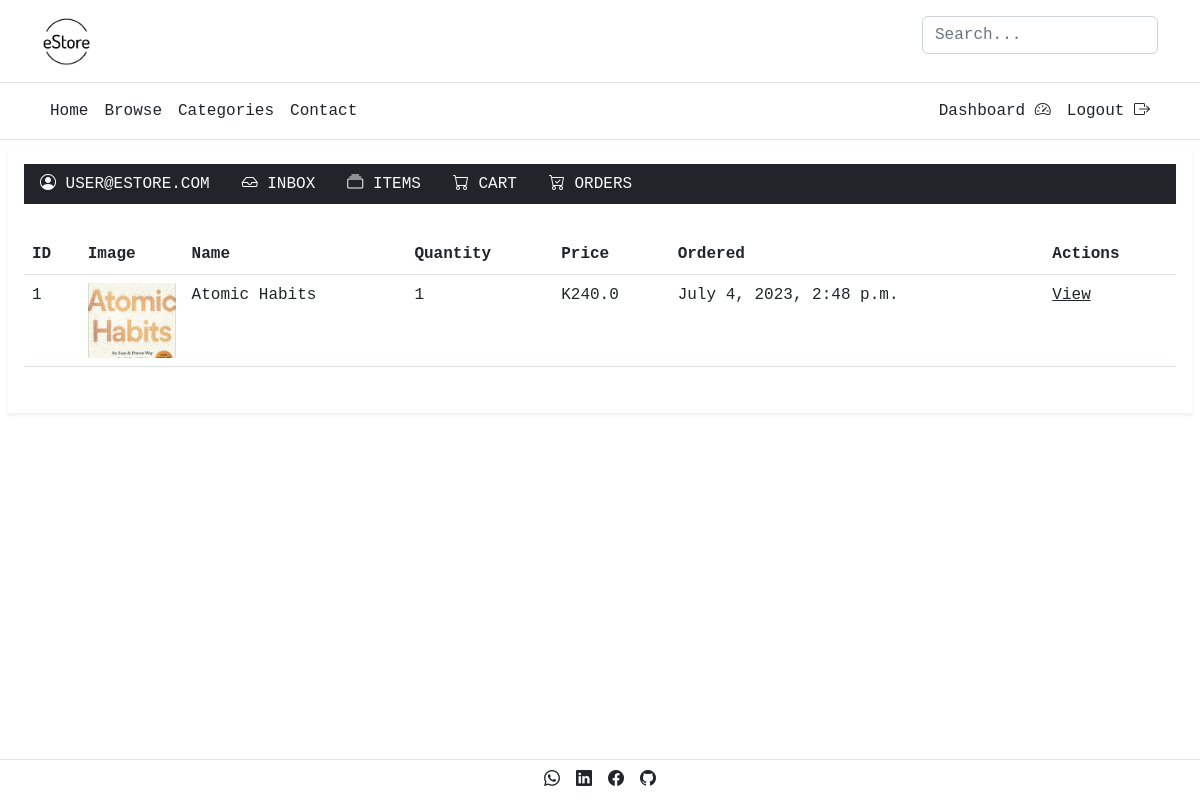
Page /cart/orders (signed in) on the committed database.
### cart/models.py (models this page shows, shortened)
class Order(models.Model):
    STATUSES = (
        ('pending', 'Pending'),
        ('delivered', 'Delivered'),
        ('failed', 'Failed')
    )
    cart = models.ForeignKey(Cart, related_name='cart', on_delete=models.CASCADE)
    ordered_on = models.DateTimeField(auto_now_add=True)
    additional_info = models.TextField(blank=True, null=True)
    status = models.CharField(choices=STATUSES, max_length=10, default='pending')

class Cart(models.Model):
    user = models.ForeignKey(User, related_name='user', on_delete=models.CASCADE)
    item = models.ForeignKey(Item, related_name='item', on_delete=models.CASCADE)
    quantity = models.IntegerField(default=1)
    total_price = models.FloatField(null=True, blank=True)
    created_on = models.DateTimeField(auto_now_add=True)
    modified_on = models.DateTimeField(auto_now=True)
    is_ordered = models.BooleanField(default=False)

### item/models.py (models this page shows, shortened)
class Item(models.Model):
    category = models.ForeignKey(Category, related_name='items', on_delete=models.CASCADE)
    name = models.CharField(max_length=255)
    description = models.TextField(blank=True, null=True)
    price = models.FloatField()
    image = models.ImageField(upload_to='item_images', blank=True, null=True)
    is_sold = models.BooleanField(default=False)
    created_by = models.ForeignKey(User, related_name='items', on_delete=models.CASCADE)
    created_at = models.DateTimeField(auto_now_add=True)
    viewed = models.IntegerField(default=1)
    class Meta:
        ordering = ('name',)

### cart/views.py (the view)
# urls.py: path('orders', views.orders, name='orders')
@login_required
def orders(request):
    orders = Order.objects.filter(cart__user=request.user)
    context = {'orders': orders}
    return render(request, 'cart/orders.html', context)

### cart/templates/cart/orders.html (shortened to what this page needs)
{% extends 'dashboard/base.html' %}
{% block dashboard_content %}
<div style="margin-top: 30px; margin-bottom: 30px;">
    <table class="table" id="table">
        <thead>
            <tr>
                <th>ID</th>
                <th>Image</th>
                <th>Name</th>
                <th>Quantity</th>
                <th>Price</th>
                <th>Ordered</th>
                <th>Actions</th>
            </tr>
        </thead>
        <tbody>
            {% for order in orders %}
                <tr>
                    <td>{{ order.id }}</td>
                    <td><a href="{% url 'item:detail' order.cart.item.id %}"><img src="{{ order.cart.item.image.url }}" alt="{{ order.cart.item.name }}" class="small-item-cover-img"></a></td>
                    <td><a href="{% url 'item:detail' order.cart.item.id %}" class="text-decoration-none text-dark">{{ order.cart.item.name }}</a></td>
                    <td>{{ order.cart.quantity }}</td>
                    <td>K{{ order.cart.total_price }}</td>
                    <td>{{ order.ordered_on }}</td>
                    <td>
                        <a href="" class="text-dark text-decoration-underline">View</a>
                    </td>
                </tr>
            {% endfor %}
        </tbody>
    </table>
</div>
{% endblock dashboard_content %}

### dashboard/templates/dashboard/base.html (shortened to what this page needs)
{% extends 'core/base.html' %}
{% block content %}
<div class="px-2 mt-2">
    <div class="shadow-sm p-3 bg-body-tertiary mb-3">
        <nav class="nav bg-dark mb-2">
            <a class="nav-link text-uppercase text-light" href="{% url 'dashboard:dashboard' %}"><i class="bi bi-person-circle"></i> {{ request.user.username }}</a>
            <a class="nav-link text-uppercase text-light" href="{% url 'conversation:inbox' %}"><i class="bi bi-inbox"></i> Inbox</a>
            <a class="nav-link text-uppercase text-light" href="{% url 'dashboard:items' %}"><i class="bi bi-collection"></i> Items</a>
            <a class="nav-link text-uppercase text-light" href="{% url 'cart:cart' %}"><i class="bi bi-cart"></i> Cart</a>
            <a class="nav-link text-uppercase text-light" href="{% url 'cart:orders' %}"><i class="bi bi-cart-check"></i> Orders</a>
        </nav>
        {% block dashboard_content %}{% endblock dashboard_content %}
    </div>
</div>
{% endblock content %}

### static/main.css (style rules this page uses)
.small-item-cover-img { width: 100%; height: 75px; object-fit: cover; }

### rows in the picture
Order: id "1", cart.item.image (picture), cart.item.name "Atomic Habits", cart.quantity "1", cart.total_price "240.0", ordered_on "July 4, 2023, 2:48 p.m."

### other values in the picture
{{ request.user.username }} "USER@ESTORE.COM"
